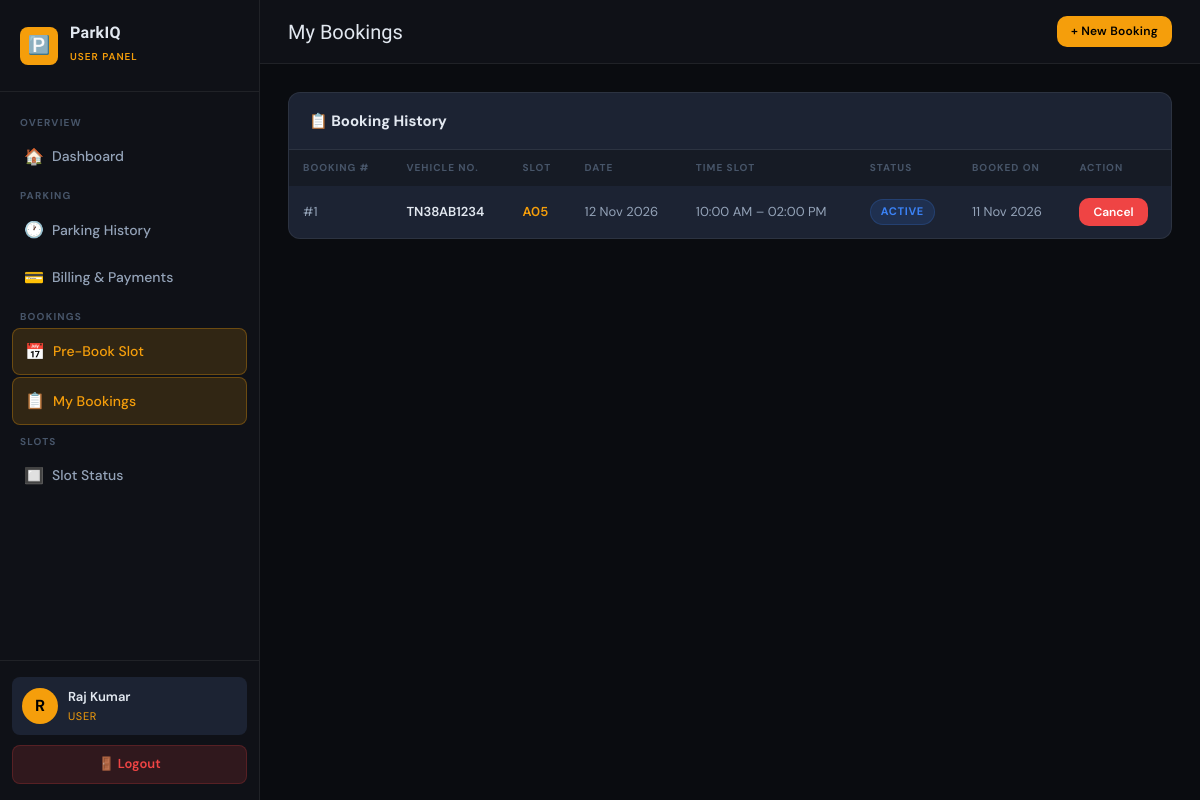
Page /user/my_bookings.php (signed in) on the committed database.
### tables this page shows
CREATE TABLE IF NOT EXISTS bookings (
    id INT AUTO_INCREMENT PRIMARY KEY,
    user_id INT NOT NULL,
    slot_id INT NOT NULL,
    vehicle_number VARCHAR(20) NOT NULL,
    booking_date DATE NOT NULL,
    start_time TIME NOT NULL,
    end_time TIME NOT NULL,
    status ENUM('active','completed','cancelled') DEFAULT 'active',
    created_at TIMESTAMP DEFAULT CURRENT_TIMESTAMP,
    updated_at TIMESTAMP DEFAULT CURRENT_TIMESTAMP ON UPDATE CURRENT_TIMESTAMP,
    FOREIGN KEY (user_id) REFERENCES users(id) ON DELETE CASCADE,
    FOREIGN KEY (slot_id) REFERENCES parking_slots(id) ON DELETE CASCADE
);

CREATE TABLE IF NOT EXISTS parking_slots (
    id INT AUTO_INCREMENT PRIMARY KEY,
    slot_number VARCHAR(10) NOT NULL UNIQUE,
    slot_type ENUM('2W','4W') DEFAULT '4W',
    status ENUM('available','occupied','reserved') DEFAULT 'available',
    created_at TIMESTAMP DEFAULT CURRENT_TIMESTAMP,
    updated_at TIMESTAMP DEFAULT CURRENT_TIMESTAMP ON UPDATE CURRENT_TIMESTAMP
);

### user/my_bookings.php (the view, shortened to what this page needs)
<?php
require_once '../includes/config.php';
$uid = $_SESSION['user_id'];
$bookings = $conn->query("SELECT b.*, ps.slot_number FROM bookings b LEFT JOIN parking_slots ps ON ps.id=b.slot_id WHERE b.user_id=$uid ORDER BY b.booking_date DESC, b.start_time DESC");
?>
<!DOCTYPE html>
<html lang="en">
<head>
<link rel="stylesheet" href="../css/style.css">
</head>
<body>
<div class="dashboard-wrapper">
  <?php include '../includes/user_sidebar.php'; ?>
  <div class="main-content">
    <div class="topbar">
      <div class="flex items-center gap-3">
        <span class="topbar-title">My Bookings</span>
      </div>
      <div class="topbar-right">
        <a href="booking.php" class="btn btn-primary btn-sm">+ New Booking</a>
      </div>
    </div>
    <div class="page-content">
      <div class="card fade-in">
        <div class="card-header">
          <span class="card-title">📋 Booking History</span>
        </div>
        <div class="table-wrap">
          <table>
            <thead>
              <tr><th>Booking #</th><th>Vehicle No.</th><th>Slot</th><th>Date</th><th>Time Slot</th><th>Status</th><th>Booked On</th><th>Action</th></tr>
            </thead>
            <tbody>
              <?php if ($bookings->num_rows === 0): ?>
                <tr><td colspan="8" class="empty-state">
                  <div class="icon">📅</div><p>No bookings yet. <a href="booking.php" style="color:var(--amber)">Book a slot now!</a></p>
                </td></tr>
              <?php else: while ($b = $bookings->fetch_assoc()): ?>
              <tr>
                <td>#<?= $b['id'] ?></td>
                <td><strong><?= htmlspecialchars($b['vehicle_number']) ?></strong></td>
                <td><strong class="text-amber"><?= $b['slot_number'] ?></strong></td>
                <td><?= date('d M Y', strtotime($b['booking_date'])) ?></td>
                <td><?= date('h:i A', strtotime($b['start_time'])) ?> – <?= date('h:i A', strtotime($b['end_time'])) ?></td>
                <td>
                  <?php $cls=['active'=>'badge-blue','completed'=>'badge-green','cancelled'=>'badge-red']; ?>
                  <span class="badge <?= $cls[$b['status']]??'badge-muted' ?>"><?= $b['status'] ?></span>
                </td>
                <td><?= date('d M Y', strtotime($b['created_at'])) ?></td>
                <td>
                  <?php if ($b['status']==='active'): ?>
                    <button onclick="cancelBooking(<?= $b['id'] ?>)" class="btn btn-danger btn-sm">Cancel</button>
                  <?php else: ?>—<?php endif; ?>
                </td>
              </tr>
              <?php endwhile; endif; ?>
            </tbody>
          </table>
        </div>
      </div>
    </div>
  </div>
</div>
</body>
</html>

### css/style.css (style rules this page uses)
:root { --bg-deep: #0a0c10; --bg-base: #0f1117; --bg-surface: #161b25; --bg-card: #1c2333; --bg-hover: #232d42; --amber: #f59e0b; --amber-dim: #d97706; --amber-glow: rgba(245,158,11,0.15); --green: #10b981; --green-dim: rgba(16,185,129,0.15); --red: #ef4444; --red-dim: rgba(239,68,68,0.15); --yellow: #f59e0b; --yellow-dim: rgba(245,158,11,0.15); --blue: #3b82f6; --blue-dim: rgba(59,130,246,0.15); --text-primary: #e2e8f0; --text-secondary: #94a3b8; --text-muted: #475569; --border: rgba(255,255,255,0.07); --border-amber: rgba(245,158,11,0.3); --radius: 10px; --shadow: 0 4px 24px rgba(0,0,0,0.4); --glow: 0 0 30px rgba(245,158,11,0.08); }
*, *::before, *::after { box-sizing: border-box; margin: 0; padding: 0; }
html { scroll-behavior: smooth; }
body { font-family: 'DM Sans', sans-serif; background: var(--bg-deep); color: var(--text-primary); min-height: 100vh; line-height: 1.6; }
.btn { display: inline-flex; align-items: center; justify-content: center; gap: 8px; padding: 12px 24px; border-radius: var(--radius); font-size: 14px; font-weight: 600; cursor: pointer; border: none; transition: all 0.2s; font-family: 'DM Sans', sans-serif; text-decoration: none; }
.btn-primary { background: var(--amber); color: #000; width: 100%; font-size: 15px; letter-spacing: 0.02em; }
.btn-danger { background: var(--red); color: #fff; }
.btn-sm { padding: 6px 14px; font-size: 12px; }
.dashboard-wrapper { display: flex; min-height: 100vh; }
.main-content { margin-left: 260px; flex: 1; display: flex; flex-direction: column; min-height: 100vh; }
.topbar { background: var(--bg-base); border-bottom: 1px solid var(--border); padding: 0 28px; height: 64px; display: flex; align-items: center; justify-content: space-between; position: sticky; top: 0; z-index: 50; }
.topbar-title { font-size: 20px; font-family: 'Rajdhani', sans-serif; }
.topbar-right { display: flex; align-items: center; gap: 14px; }
.page-content { padding: 28px; flex: 1; }
.card { background: var(--bg-card); border: 1px solid var(--border); border-radius: 12px; overflow: hidden; margin-bottom: 20px; }
.card-header { padding: 16px 20px; border-bottom: 1px solid var(--border); display: flex; align-items: center; justify-content: space-between; flex-wrap: wrap; gap: 10px; }
.card-title { font-size: 15px; font-weight: 700; display: flex; align-items: center; gap: 8px; }
.table-wrap { overflow-x: auto; }
table { width: 100%; border-collapse: collapse; font-size: 13px; }
thead th { text-align: left; padding: 10px 14px; font-size: 10px; font-weight: 700; letter-spacing: 0.1em; text-transform: uppercase; color: var(--text-muted); background: var(--bg-surface); white-space: nowrap; }
tbody tr { border-bottom: 1px solid var(--border); transition: background 0.15s; }
tbody tr:last-child { border-bottom: none; }
tbody td { padding: 12px 14px; color: var(--text-secondary); vertical-align: middle; }
tbody td strong { color: var(--text-primary); font-weight: 600; }
.badge { display: inline-flex; align-items: center; gap: 5px; padding: 3px 10px; border-radius: 20px; font-size: 11px; font-weight: 700; letter-spacing: 0.06em; text-transform: uppercase; }
.badge-blue { background: var(--blue-dim); color: var(--blue); border: 1px solid rgba(59,130,246,0.2); }
.fade-in { animation: fadeUp 0.4s ease both; }
.flex { display: flex; }
.items-center { align-items: center; }
.gap-3 { gap: 12px; }
.text-amber { color: var(--amber); }

### rows in the picture
bookings: id "1", vehicle_number "TN38AB1234", slot.slot_number "A05", booking_date "12 Nov 2026", start_time "10:00 AM", end_time "02:00 PM", status "ACTIVE", created_at "11 Nov 2026"

### other values in the picture
$initial "R"
$name "Raj Kumar"
